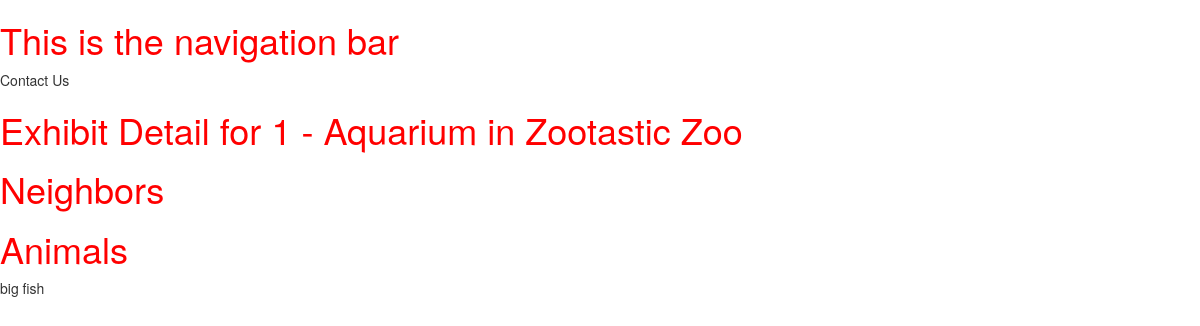
Before: /zoo/exhibit/1 with the older database file.
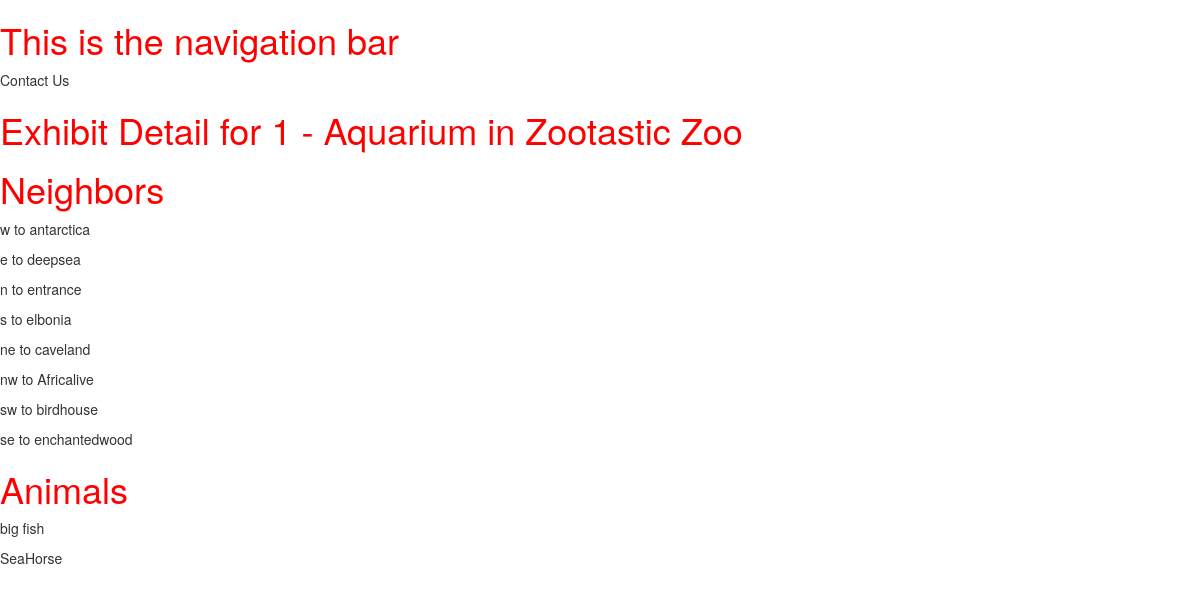
After: the same page with the newer database file.
### zoo/models.py (models this page shows, shortened)
class Exhibit(models.Model):
	name = models.CharField(max_length=200, help_text="Enter Exhbit Name")
	zoo = models.ForeignKey('Zoo', on_delete=models.SET_NULL, null=True)

class Zoo(models.Model):
	name = models.CharField(max_length=200, help_text="Enter Zoo Name")
	logoFileName = models.CharField(max_length=200, help_text="Enter logo file name", null=True)

class Animal(models.Model):
	name = models.CharField(max_length=200, help_text="Enter Animal Name")
	imageFileName = models.CharField(max_length=200, help_text="Enter logo file name", null=True)
	exhibit = models.ForeignKey('Exhibit', on_delete=models.SET_NULL, null=True)
	soundFileName = models.CharField(max_length=200, help_text="Enter sound file name", null=True, blank=True)
	tricksDescription = models.TextField(max_length=1000, help_text='Enter a description of the tricks')
	dietDescription = models.TextField(max_length=1000, help_text='Enter a description of the diet')

class ExhibitNeighbor(models.Model):
	fromExhibit = models.ForeignKey('Exhibit', on_delete=models.SET_NULL, null=True, related_name='fromExhibit')
	toExhibit = models.ForeignKey('Exhibit', on_delete=models.SET_NULL, null=True, related_name='toExhibit')
	CARDINAL = (
	    ('n', 'North'),
	    ('s', 'South'),
	    ('w', 'West'),
	    ('e', 'East'),
	    ('nw', 'Northwest'),
	    ('ne', 'Northeast'),
	    ('sw', 'Southwest'),
	    ('se', 'Southeast')
	)
	direction = models.CharField(max_length=2, choices=CARDINAL, help_text="Enter Direction", null=True, blank=True)

### zoo/views.py (the view)
# urls.py: path('exhibit/<int:pk>', views.ExhibitDetailView.as_view(), name='exhibitDetail'),
class ExhibitDetailView(generic.DetailView):
    model = Exhibit

### zoo/templates/zoo/exhibit_detail.html
{% extends "base_generic.html" %}
{% block content %}
<h1>Exhibit Detail for {{ exhibit.id }} - {{ exhibit.name }} in {{ exhibit.zoo.name }}</h1>
<h1>Neighbors</h1>
{% for neighbor in exhibit.fromExhibit.all %}
 <p>{{ neighbor.direction }} to {{ neighbor.toExhibit.name }}</p>
{% endfor %}
<h1>Animals</h1>
{% for animal in exhibit.animal_set.all %}
 <p>{{ animal.name }}</p>
{% endfor %}
{% endblock %}

### zoo/templates/base_generic.html (shortened to what this page needs)
<!DOCTYPE html>
<html lang="en">
<head>
  <link rel="stylesheet" href="https://maxcdn.bootstrapcdn.com/bootstrap/3.3.7/css/bootstrap.min.css">
  {% load static %}
  <link rel="stylesheet" href="{% static 'css/styles.css' %}">
</head>
<body>
	<h1>This is the navigation bar</h1>
	<p>Contact Us</p>
	{% block content %}{% endblock %}</body>
</html>

### zoo/static/css/styles.css (style rules this page uses)
h1 { color:red; backgroundcolor:blue; }

Changed rows visible on the page:
added ExhibitNeighbor: direction "w", toExhibit.name "antarctica"
added ExhibitNeighbor: direction "e", toExhibit.name "deepsea"
added ExhibitNeighbor: direction "n", toExhibit.name "entrance"
added ExhibitNeighbor: direction "s", toExhibit.name "elbonia"
added ExhibitNeighbor: direction "ne", toExhibit.name "caveland"
added ExhibitNeighbor: direction "nw", toExhibit.name "Africalive"
added ExhibitNeighbor: direction "sw", toExhibit.name "birdhouse"
added ExhibitNeighbor: direction "se", toExhibit.name "enchantedwood"
added Animal: name "SeaHorse"
